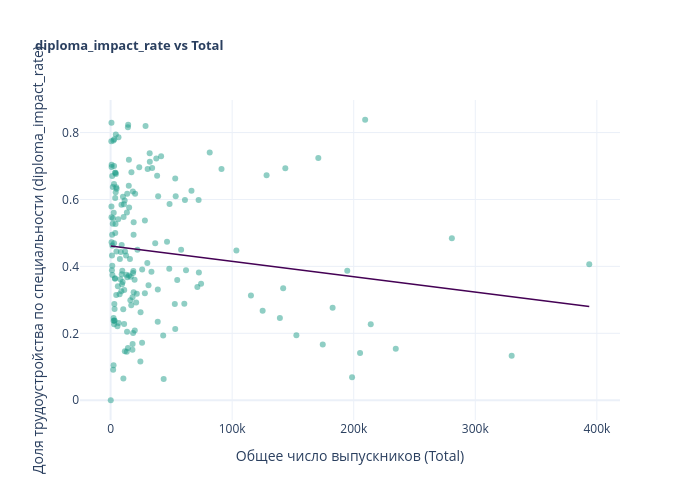

Source (notebook cell):
### Markdown cell above
$H_0$ — `Total` и `diploma_impact_rate` не коррелируют;  
$H_1$ — между `Total` и `diploma_impact_rate` существует монотонная связь.

### Code cell
x_col, y_col = "Total", "diploma_impact_rate"
x = df[x_col]
y = df[y_col]
m, b = np.polyfit(x, y, 1)
x_range = np.linspace(x.min(), x.max(), 200)

fig = go.Figure()
fig.add_trace(go.Scatter(
    x=x, y=y,
    mode="markers",
    marker=dict(color="#1f9e89", opacity=0.5, size=6),
    showlegend=False,
))
fig.add_trace(go.Scatter(
    x=x_range, y=m * x_range + b,
    mode="lines",
    line=dict(color="#440154", width=1.5),
    showlegend=False,
))
fig.update_layout(
    title=dict(text="<b>diploma_impact_rate vs Total</b>", font_size=13),
    xaxis_title="Общее число выпускников (Total)",
    yaxis_title="Доля трудоустройства по специальности (diploma_impact_rate)",
    template="plotly_white",
    width=700,
    height=500,
)
fig.show()

### Figure 1 — Plotly figure (JSON) as saved in the notebook; plotly's stock layout.template omitted (floating-point values rounded to 4 significant figures; data arrays with more than 128 entries replaced by an {"elided": "..."} marker saying what was removed)
{"data": [{"marker": {"color": "#1f9e89", "opacity": 0.5, "size": 6}, "mode": "markers", "showlegend": false, "type": "scatter", "x": {"elided": "171 float values"}, "y": {"elided": "171 float values"}}, {"line": {"color": "#440154", "width": 1.5}, "mode": "lines", "showlegend": false, "type": "scatter", "x": {"elided": "200 float values"}, "y": {"elided": "200 float values"}}], "layout": {"height": 500, "title": {"font": {"size": 13}, "text": "<b>diploma_impact_rate vs Total</b>"}, "width": 700, "xaxis": {"title": {"text": "Общее число выпускников (Total)"}}, "yaxis": {"title": {"text": "Доля трудоустройства по специальности (diploma_impact_rate)"}}}}
